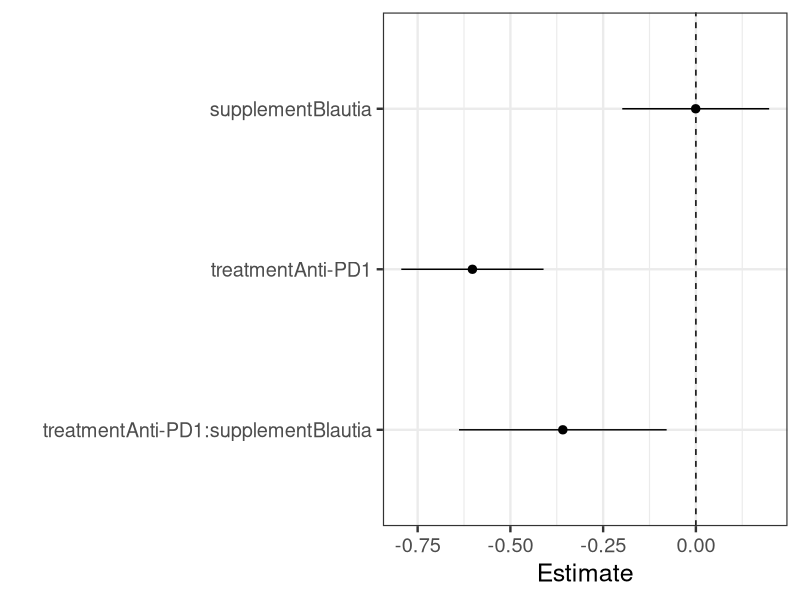
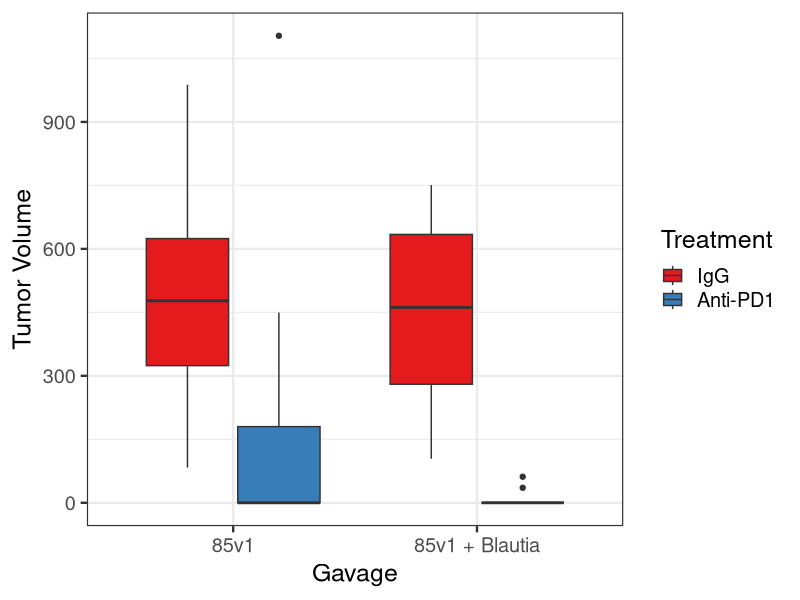
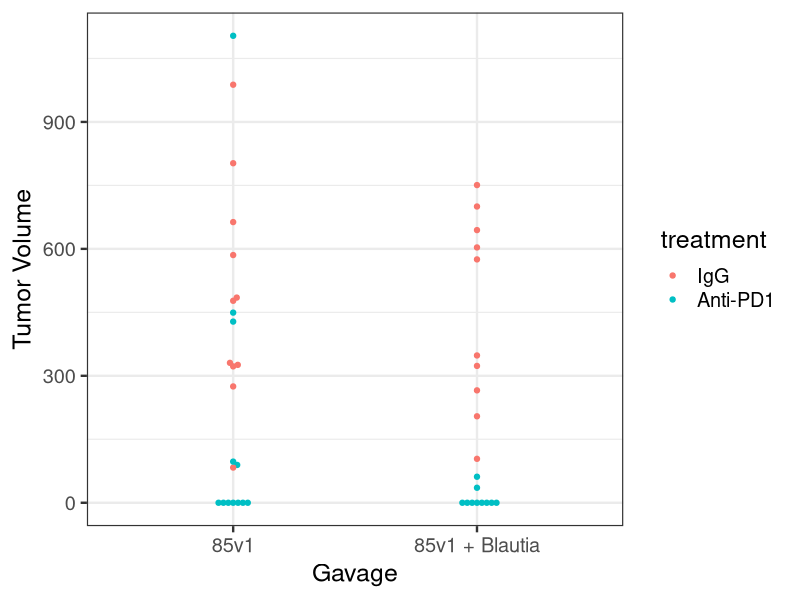
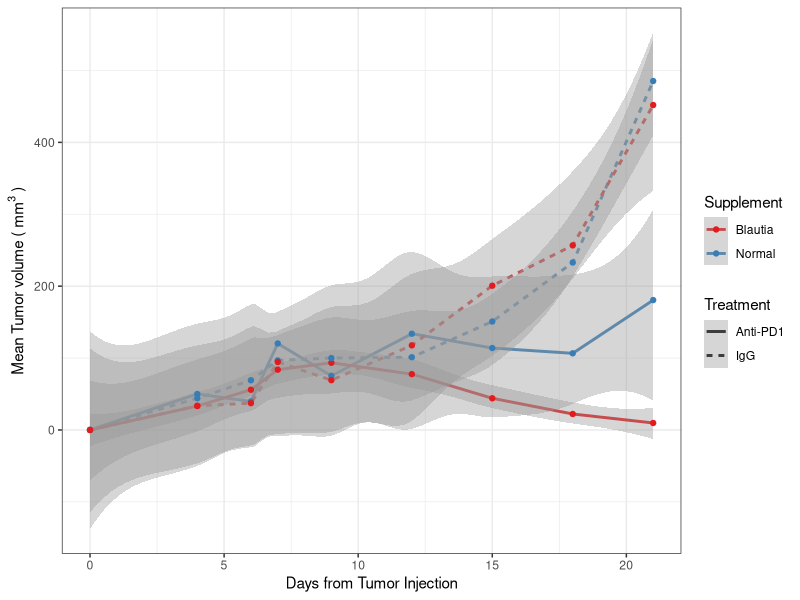
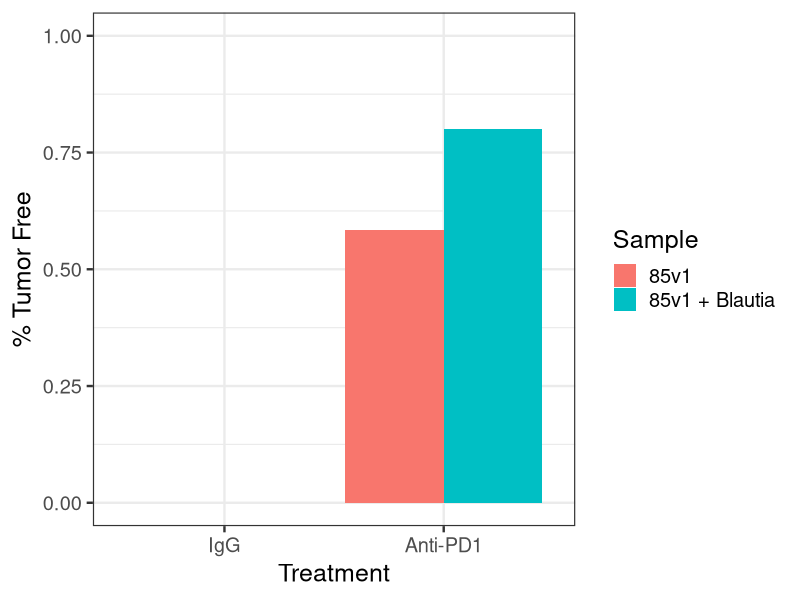
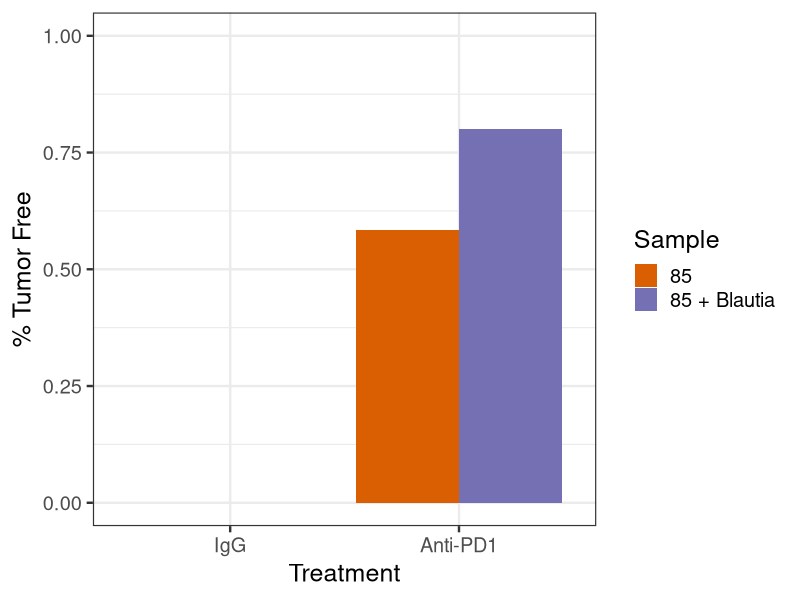
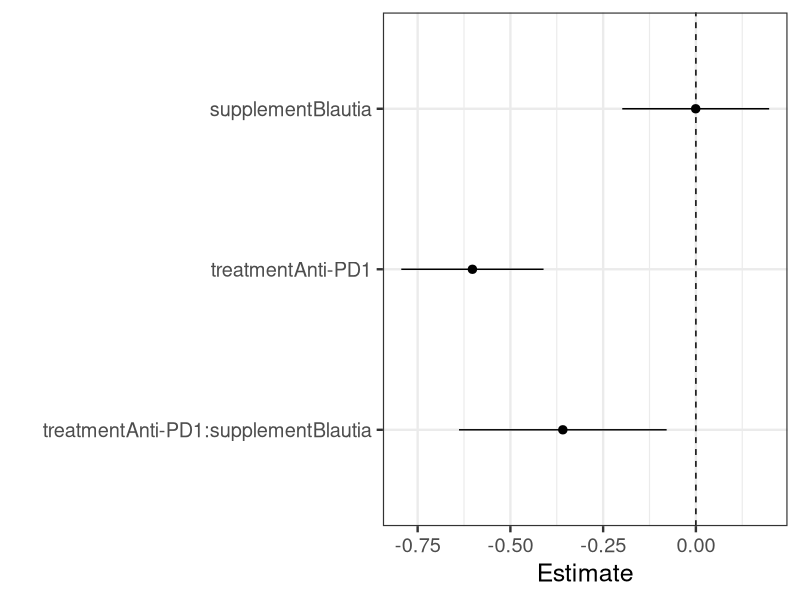
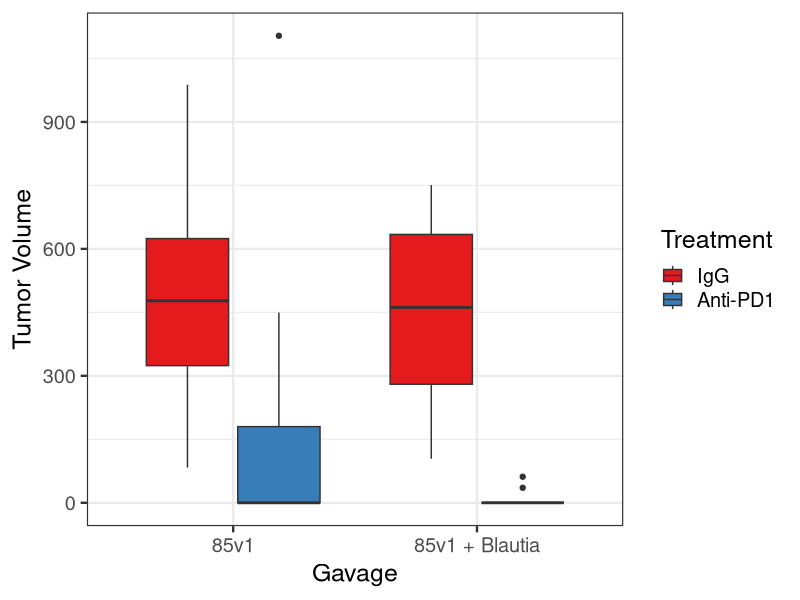

These charts were generated, in order, by the following R code:
## ---- chunk 1
knitr::opts_chunk$set(echo = TRUE)
library(tidyverse)
library(lme4)
library(lmerTest)
library(readxl)
library(broom)
library(broom.mixed)
library(RColorBrewer)
library(viridisLite)
library(ggbeeswarm)

# source("00-paths.R")
## ---- chunk 2
processed.data <- read.csv("../data/2023-07-31_tumor-size_R-formatted.csv") %>%
  mutate(gavage = if_else(grepl("v1|v3", microbiome.sample),
                          true = "Pre-BRB",
                          false = if_else(grepl("v2|v4", microbiome.sample),
                                          true = "Post-BRB",
                                          false = "other"))) %>%
  mutate(gavage = fct_relevel(gavage, "Pre-BRB")) %>%
  mutate(treatment = fct_relevel(treatment, "IgG")) %>%
  mutate(days2 = days.from.injection^2) 

mim18.19 <- processed.data %>%
  filter(experiment == "mimic18" | experiment == "mimic19") %>% 
  mutate(supplement = if_else(grepl("Blautia", microbiome.sample),
                            true = "Blautia",
                            false = "Normal"),
         supplement = fct_relevel(supplement, "Normal"),
         microbiome.sample = ifelse(grepl("Blautia",microbiome.sample),
                         "85v1 + Blautia",
                         "85v1"))

## ---- chunk 3
processModel <- function(model) {
  model %>%
  tidy() %>%
  mutate(abs.estimate = abs(estimate),
         plus.minus = ifelse(estimate > 0, "p", "n"),
         log.estimate = log10(abs.estimate)) %>%
  mutate(log.estimate = ifelse(plus.minus == "n", 
                               -1*log.estimate, 
                               log.estimate),
         log.std.error = log10(std.error),
         log.std.error = abs(log.std.error)) %>%
  mutate(sig.flag = ifelse(p.value < 0.05, "S", "NS"),
         conf.low = estimate - std.error,
         conf.high = estimate + std.error,
         log.conf.low = log.estimate - log.std.error,
         log.conf.high = log.estimate + log.std.error,
         ci95.low = estimate - (1.96 * std.error),
         ci95.high = estimate + (1.96 * std.error)) %>% 
  filter(is.na(group)) %>%
  filter(term != "(Intercept)")
}
## ---- chunk 4

m.18.19 <- lmer(tumor.volume ~ days.from.injection + days2 * treatment * supplement + (1|unique.mouse.id) + experiment,
              data = mim18.19)

AIC(m.18.19)
summary(m.18.19)

data.1819 <- processModel(m.18.19) %>%
  mutate(experiment = "mimic18,19",
         trial = "BEWELL",
         `sample ID` = "HONC60-85v1",
         hypothesis = "Blautia Supplementation",
         `Combined ID` = "Blautia Supplementation (85v1)")

## ---- chunk 5

# Forest Plot

data.1819 %>%
  filter(grepl("days2...*", term)) %>%
  mutate(term.adj = gsub("days2:(.*)", "\\1", term)) %>%
  ggplot(aes(x = estimate, y = term.adj)) +
  geom_point(size = 2.5) +
  theme_bw(base_size = 18) + 
  guides(alpha = "none",
         color = "none") +
  geom_vline(xintercept = 0, lty = 2) +
  geom_segment(aes(x = ci95.low, xend = ci95.high, 
                   y = term.adj, yend = term.adj)) +
  labs(x = "Estimate", y = "") +
  scale_y_discrete(limits = rev)

ggsave("../figures/mim1819-model-forestplot_reduced.png",
       height = 5, width = 6)

## ---- chunk 6

# Boxplot

box.1819 <- mim18.19 %>%
  filter(days.from.injection == 21) %>%
  mutate(treatment = fct_relevel(treatment, "IgG")) 

box.1819 %>%
  ggplot(aes(x = microbiome.sample, y = tumor.volume)) +
  geom_boxplot(aes(fill = treatment)) +
  theme_bw(base_size = 18) +
  labs(x = "Gavage",
       y = "Tumor Volume",
       fill = "Treatment") +
  scale_fill_brewer(palette = "Set1")

ggsave("../figures/mim1819-boxplot.png",
       height = 5, width = 6)
ggsave("../figures/ACS23_mim1819-boxplot.png",
       height = 3, width = 4)
## ---- chunk 7

# Beeswarm plot

box.1819 %>%
  ggplot(aes(x = microbiome.sample, y = tumor.volume)) +
  geom_beeswarm(aes(color = treatment)) +
  theme_bw(base_size = 18) +
  labs(x = "Gavage",
       y = "Tumor Volume",
       fill = "treatment") +
  scale_fill_brewer(palette = "Set1")

ggsave("../figures/mim1819-beeswarmplot.png",
       height = 5, width = 6)

## ---- chunk 8

# tumor volume vs time

mean.vol <-
  mim18.19 %>%
  mutate(treatment.group = paste(treatment, microbiome.sample, sep = " x ")) %>%
  group_by(treatment.group, days.from.injection) %>%
  summarize(mean = mean(tumor.volume),
            sd = sd(tumor.volume)) %>%
  ungroup() %>%
  mutate(lwr = mean - sd,
         upr = mean + sd) %>%
  mutate(lwr = if_else(lwr < 0, 0, lwr)) %>%
   mutate(Supplement = if_else(grepl("Blautia", treatment.group),
                          true = "Blautia",
                          false = "Normal"),
         Treatment = if_else(grepl("Anti", treatment.group),
                             true = "Anti-PD1",
                             false = "IgG")) %>%
  mutate(Supplement = fct_relevel(Supplement, c("Blautia")))

mean.vol %>%
  ggplot(aes(x = days.from.injection, y = mean)) +
  geom_line(aes(group = treatment.group,
                color = Supplement,
                linetype = Treatment), 
            lwd = 1) + 
  geom_smooth(aes(color = Supplement, lty = Treatment), size = 0) + 
  geom_point(aes(color = Supplement))+
  labs(x = "Days from Tumor Injection", 
       y = expression("Mean Tumor volume ("~mm^3~")"))  +
  theme_bw() +
  scale_color_brewer(palette = "Set1") 

ggsave("../figures/meantumorvolume_mim1819_lineplot.png", 
       height = 5, width = 7)
ggsave("../figures/ACS23_volume_mim1819_lineplot.png", 
       height = 3, width = 4)

## ---- chunk 9

# percent tumor free final timepoint

free.1819 <- box.1819 %>%
   mutate(new.group = paste0(microbiome.sample, treatment)) %>%
  mutate(tumor.size.is.0 = if_else(tumor.volume > 0, 
                                   true = 0, 
                                   false = 1)) %>%
  group_by(microbiome.sample, treatment) %>%
  summarize(frac.0 = sum(tumor.size.is.0) /length(tumor.size.is.0))


free.1819 %>%
  ggplot(aes(x = treatment,y = frac.0, fill = microbiome.sample)) +
  geom_bar(stat = "identity",
           position = position_dodge()) +
  theme_bw(base_size = 18) +
  ylim(0,1) +
  labs(x = "Treatment",
       y = "% Tumor Free",
      fill = "Sample") +
  scale_color_brewer(palette = "Set1")

ggsave("../figures/percentfree_mim1819_barplot.png", 
       height = 5, width = 6)
ggsave("../figures/percentfree_mim1819_barplot.svg", 
       height = 4, width = 7)

## ---- chunk 10
free.1819 <- box.1819 %>%
  mutate(new.group = paste0(microbiome.sample, treatment)) %>%
  mutate(tumor.size.is.0 = if_else(tumor.volume > 0, 0, 1)) %>%
  group_by(microbiome.sample, treatment) %>%
  summarize(frac.0 = sum(tumor.size.is.0) / n())

free.1819 %>%
  ggplot(aes(x = treatment, y = frac.0, fill = microbiome.sample)) +
  geom_bar(stat = "identity", position = position_dodge()) +
  theme_bw(base_size = 18) +
  ylim(0, 1) +
  labs(x = "Treatment", y = "% Tumor Free", fill = "Sample") +
  scale_fill_manual(
    values = c("#d95f02", "#7570b3"),
    labels = c("85", "85 + Blautia")
  )
 

ggsave("../figures/fig4B.svg", 
       height = 4, width = 7)
